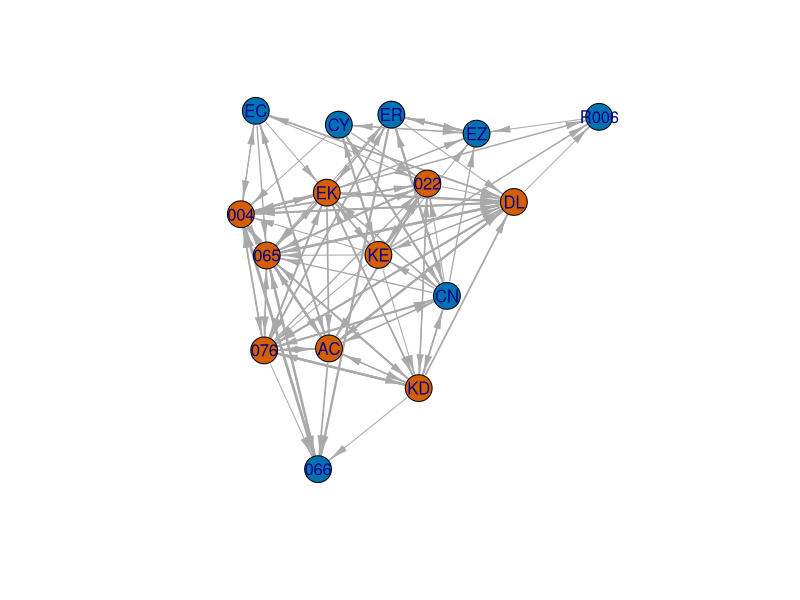
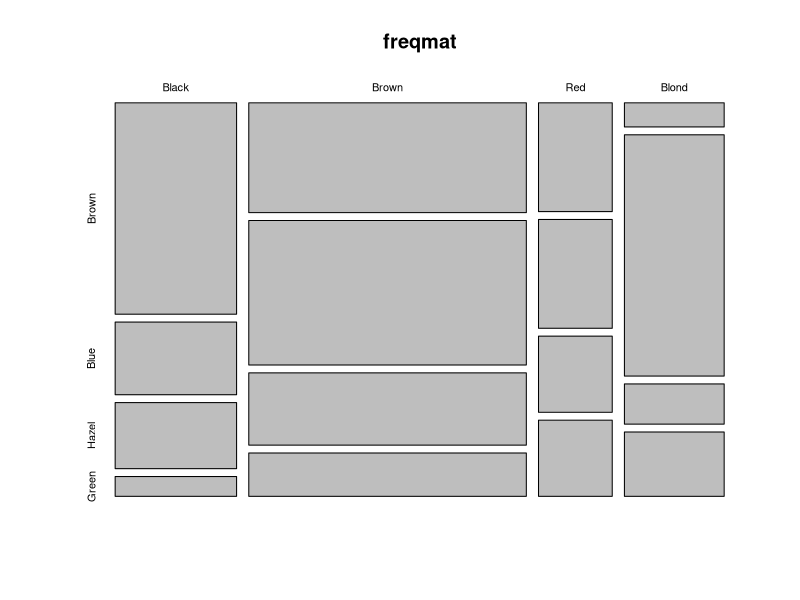
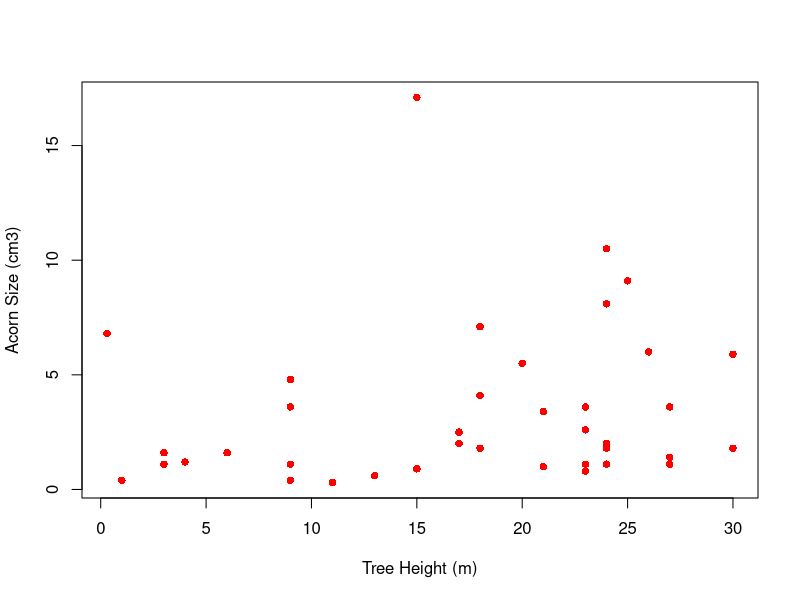
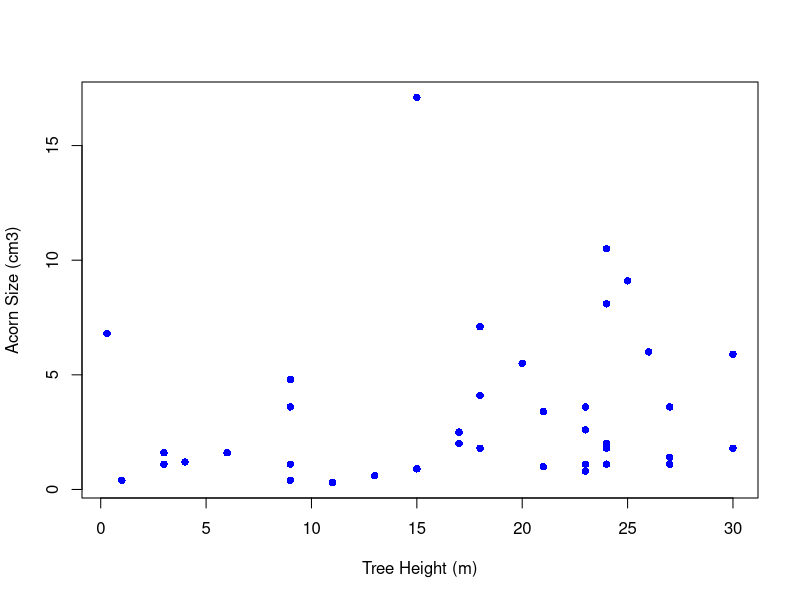

The R script that drew these images, in order: (Note: this script raises an error after producing the figures.)
## ---- chunk 1
knitr::opts_chunk$set(echo = TRUE)
## ---- chunk 2
require(igraph)
rhesus <- read.table("../data/sade1.txt", skip=1, header=FALSE)
rhesus <- as.matrix(rhesus)
nms <- c("066", "R006", "CN", "ER", "CY", "EC", "EZ", "004", "065", "022", "076", 
         "AC", "EK", "DL", "KD", "KE")
sex <- c(rep("M",7), rep("F",9))
dimnames(rhesus)[[1]] <- nms
dimnames(rhesus)[[2]] <- nms
grhesus <- graph_from_adjacency_matrix(rhesus, weighted=TRUE)
V(grhesus)$sex <- sex

rhesus.layout <- layout.kamada.kawai(grhesus)
plot(grhesus, 
     edge.width=log10(E(grhesus)$weight)+1, 
     edge.arrow.width=0.5,
     vertex.label=V(grhesus)$name,
     vertex.label.family="Helvetica",
     vertex.color=as.numeric(V(grhesus)$sex=="F")+5, 
     layout=rhesus.layout)
## ---- chunk 3
# a comment
x <- c(1,2,3)
(y <- c(1,2,3))
## ---- chunk 4
# addition
2+2
# multiplication
2*3
a <- 2
b <- 3
a*b
# division
2/3
b/a
1/b/a
# note order of operations!
1/(b/a)
# parentheses can override order of operations
# an exponential
exp(-2)
# why we age
r <- 0.02
exp(-r*45)
# something more tricky
exp(log(2))
# generate 20 normally distributed random numbers
rnorm(20)
## ---- chunk 5
# it looks like an integer, but don't be fooled!
a <- 2
is.numeric(a)
is.integer(a)
is.double(a)
## ---- chunk 6
a <- 2L
is.integer(a)
## ---- chunk 7
(countries <- c("Uganda", "Tanzania", "Kenya", "Rwanda"))
as.character(1:5)
## ---- chunk 8
countries <- factor(c("Uganda", "Tanzania", "Kenya", "Rwanda"))
countries
# a trick to get some insight into how factors are handled by R
unclass(countries)
countries1 <- c("Uganda", "Tanzania", "Kenya", "Rwanda")
countries1 == unclass(countries1)
countries == unclass(countries)
## ---- chunk 9
t.or.f <- c(T,F,F,T,T)
is.logical(t.or.f)
aaa <- c(1,2,3,4,5)
# subset
aaa[t.or.f]
## ---- chunk 10
child1 <- list(name="mary", child.age=6,
status="foster",mother.alive=F, father.alive=T, parents.ages=c(24,35))
str(child1)
## ---- chunk 11
countries <- factor(c("Uganda", "Tanzania", "Kenya", "Rwanda"))
as.character(countries)
as.numeric(countries)
# werk it backwards
countries1 <- c("Uganda", "Tanzania", "Kenya", "Rwanda")
as.factor(countries1)
# sometimes you want your numbers to actually be strings (e.g., when you make labels or column names)
as.character(1:5)
# there actually is an integer class; it just doesn't get used much at all
a <- 2
is.integer(a)
is.integer(as.integer(a))
## ---- chunk 12
( manual <- c(1,3,5,7,9))
( count <- 1:20 )
( ages <- seq(0,85,by=5) )
( ones <- rep(1,10) )
( fourages <- rep(c(1,2),c(5,10)) )
( equalspace <- seq(1,5, length=20) )
## ---- chunk 13
rep(2,10)
rep(c(1,2),10)
rep(c(1,2), c(5,10))
rep("R roolz!", 3)
## ---- chunk 14
# age distribution of Gombe chimps in 1980 and 1986
cx1980 <- c(7, 13, 8, 13, 5, 35, 9)
cx1988 <- c(9, 11, 15, 8, 9, 38, 0)
( C <- cbind(cx1980, cx1988) )
# another way
C <- c(cx1980, cx1988)
(  C <- matrix(C, nrow=7, ncol=2) )
## ---- chunk 15
# age distribution at Tai; Boesch uses fewer age classes
cxboesch <- c(18,10,15,30)
( C <- cbind(C,cxboesch) )
## ---- chunk 16
( X <- matrix(1,nr=3,nc=3) )
## ---- chunk 17
# cross-classified data on hair/eye color 
freq <- c(32,11,10,3,  38,50,25,15,  10,10,7,7,  3,30,5,8)
hair <- c("Black", "Brown", "Red", "Blond")
eyes <- c("Brown", "Blue", "Hazel", "Green")
freqmat <- matrix(freq, nr=4, nc=4, byrow=TRUE)
dimnames(freqmat)[[1]] <- hair
dimnames(freqmat)[[2]] <- eyes
freqmat
# might as well do something with it
mosaicplot(freqmat)
## ---- chunk 18
# five columns of data
satu <- c(1,2,3,4,5)
dua <- c("a","b","c","d","e")
tiga <- sample(c(TRUE,FALSE),5,replace=TRUE)
empat <- LETTERS[7:11]
lima <- rnorm(5)
# construct a data frame
(collection <- data.frame(satu,dua,tiga,empat,lima))
# extract the third variable
collection$tiga
## ---- chunk 19
getwd()
setwd("/Users/jhj1/Projects/git/AABA2023_Workshop/Markdown")
## ---- chunk 20
# read a space-delimitted file (a sociomatrix of kids 17 kids aggressive acts toward each other)
(kids <- read.table("../data/strayer_strayer1976-fig2.txt", header=FALSE))
## ---- chunk 21
quercus <- read.delim("../data/quercus.txt", skip=24, sep="\t", header=TRUE)
head(quercus)
## ---- chunk 22
objects()
rm(aaa)
rm(list=ls())
objects()
## ---- chunk 23
## load it again because we cleared all objects!
quercus <- read.delim("../data/quercus.txt", skip=24, sep="\t", header=TRUE)
plot(quercus$tree.height, quercus$acorn.size, pch=16, col="red", xlab="Tree Height (m)", ylab="Acorn Size (cm3)")
## ---- chunk 24
with(quercus, plot(tree.height, acorn.size, pch=16, col="blue", xlab="Tree Height (m)", ylab="Acorn Size (cm3)"))
## ---- chunk 25
myvec <- c(1,2,3,4,5,6,66,77,7,8,9,10)
myvec[1]
myvec[1:5]
myvec[-1]
myvec[-(1:5)]
# try without the parentheses
#myvec[-1:5]
myvec[c(2,5,1,11)]
## ---- chunk 26
dim(quercus)
size <- quercus$acorn.size
size[1:3] #first 3 elements
size[17]  #only element 17
size[-39] #all but the last element
size[c(3,6,9)] # elements 3,6,9
size[quercus$Region=="California"] # use a logical test to subset
quercus[3,4] # access an element of an array or data frame by X[row,col]
quercus[,"tree.height"]
## ---- chunk 27
myvec <- c(1,2,3,4,5,6,66,77,7,8,9,10)
myvec <- myvec[myvec<=10]
myvec
x <- 1:7
# elements that are greater than 2 but less than 6
(x>2) & (x<6)
# this is not intuitive
(x>2) && (x<6)
# but dis doe...
(x<2) && (x<6)
## ---- chunk 28
is.even <- rep(c(FALSE, TRUE),5)
(evens <- myvec[is.even])
## ---- chunk 29
aaa <- c(1,2,3,NA,4,5,6,NA,NA,7,8,9,NA,10)
aaa <- aaa[!is.na(aaa)]
aaa
## ---- chunk 30
aaa <- c(1,2,3,NA,4,5,6,NA,NA,7,8,9,NA,10)
is.na(aaa)
!is.na(aaa)
## ---- chunk 31
aaa <- rpois(100,5)
table(aaa)
## ---- chunk 32
donner <- read.table("../data/donner.dat", header=TRUE, skip=2)
# survival=0 == died; male=0 == female
with(donner, table(male,survival))
# table along 3 dimensions
with(donner, table(male,survival,age))
cage <- rep(0,length(donner$age))
# simplify by defining 2 age classes: over/under 25
cage[donner$age<=25] <- 1
cage[donner$age>25] <- 2
donner <- data.frame(donner,cage=cage)
with(donner, table(male,survival,cage))
## ---- chunk 33
aaa <- rpois(100,5)
sort(aaa)
# decreasing order
sort(aaa,decreasing=TRUE)
## ---- chunk 34
# five columns of data again
satu <- c(1,2,3,4,5)
dua <- c("a","b","c","d","e")
tiga <- sample(c(TRUE,FALSE),5,replace=TRUE)
empat <- LETTERS[7:11]
lima <- rnorm(5)
# construct a data frame
(collection <- data.frame(satu,dua,tiga,empat,lima))
o <- order(collection$lima)
collection[o,]
## ---- chunk 35
## load it again because we cleared all objects!
kids <- read.table("../data/strayer_strayer1976-fig2.txt", header=FALSE)
kid.names <- c("Ro","Ss","Br","If","Td","Sd","Pe","Ir","Cs","Ka",
                "Ch","Ty","Gl","Sa", "Me","Ju","Sh")
colnames(kids) <- kid.names
rownames(kids) <- kid.names
kids
## ---- chunk 36
aaa <- list(alpha = 1:10, beta = rnorm(100), x = sample(1:100, 100, replace=TRUE))
lapply(aaa,mean)
# more compact as a vector
sapply(aaa,mean)
# cross-tabulation of sex partners from NHSLS
sextable <- read.csv("../data/nhsls_sextable.txt", header=FALSE)
dimnames(sextable)[[1]] <- c("white","black","hispanic","asian","other")
dimnames(sextable)[[2]] <- c("white","black","hispanic","asian","other")
# calculate marginals
(row.sums <- apply(sextable,1,sum))
(col.sums <- apply(sextable,2,sum))
# using sapply() gives similar output
sapply(sextable,sum)
# compare the output of sapply() to lapply()
lapply(sextable,sum)
## ---- chunk 37
(coin <- sample(c("heads","tails"),1))
if(coin=="tails") b <- 1 else b <- 0
b
## ---- chunk 38
x <- 4:-2
# sqrt(x) produces warnings, but using ifelse to check works without producing warings
sqrt(ifelse(x >= 0, x, NA))
## ---- chunk 39
x <- 1:5
for(i in 1:5) print(x[i])
## ---- chunk 40
library(igraph)
# might as well do something with it
# a small graph
g <- graph( c(1,2, 1,3, 2,3, 3,5), n=5 )
plot(g)
